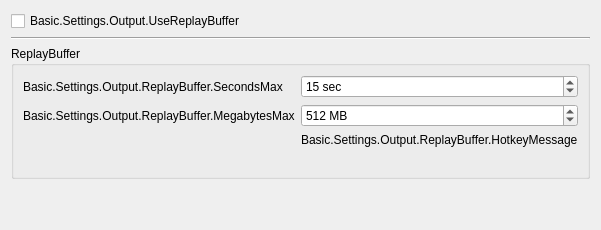
                   <widget class="QWidget" name="advOutputReplayTab">
                    <attribute name="title">
                     <string>ReplayBuffer</string>
                    </attribute>
                    <layout class="QVBoxLayout" name="verticalLayout_22">
                     <item>
                      <widget class="QCheckBox" name="advReplayBuf">
                       <property name="text">
                        <string>Basic.Settings.Output.UseReplayBuffer</string>
                       </property>
                      </widget>
                     </item>
                     <item>
                      <widget class="Line" name="line_4">
                       <property name="orientation">
                        <enum>Qt::Horizontal</enum>
                       </property>
                      </widget>
                     </item>
                     <item>
                      <widget class="QGroupBox" name="advReplayBufferGroupBox">
                       <property name="sizePolicy">
                        <sizepolicy hsizetype="Preferred" vsizetype="Maximum">
                         <horstretch>0</horstretch>
                         <verstretch>0</verstretch>
                        </sizepolicy>
                       </property>
                       <property name="title">
                        <string>ReplayBuffer</string>
                       </property>
                       <property name="flat">
                        <bool>false</bool>
                       </property>
                       <property name="checkable">
                        <bool>false</bool>
                       </property>
                       <layout class="QFormLayout" name="formLayout_30">
                        <item row="0" column="0">
                         <widget class="QLabel" name="advRBSecMaxLabel">
                          <property name="text">
                           <string>Basic.Settings.Output.ReplayBuffer.SecondsMax</string>
                          </property>
                         </widget>
                        </item>
                        <item row="0" column="1">
                         <widget class="QSpinBox" name="advRBSecMax">
                          <property name="suffix">
                           <string notr="true"> sec</string>
                          </property>
                          <property name="minimum">
                           <number>5</number>
                          </property>
                          <property name="maximum">
                           <number>21600</number>
                          </property>
                          <property name="value">
                           <number>15</number>
                          </property>
                         </widget>
                        </item>
                        <item row="2" column="1">
                         <widget class="QLabel" name="advRBHotkeyLabel">
                          <property name="text">
                           <string>Basic.Settings.Output.ReplayBuffer.HotkeyMessage</string>
                          </property>
                         </widget>
                        </item>
                        <item row="3" column="1">
                         <widget class="QLabel" name="advRBEstimate">
                          <property name="text">
                           <string notr="true"/>
                          </property>
                         </widget>
                        </item>
                        <item row="1" column="1">
                         <widget class="QSpinBox" name="advRBMegsMax">
                          <property name="suffix">
                           <string> MB</string>
                          </property>
                          <property name="minimum">
                           <number>20</number>
                          </property>
                          <property name="maximum">
                           <number>8192</number>
                          </property>
                          <property name="value">
                           <number>512</number>
                          </property>
                         </widget>
                        </item>
                        <item row="1" column="0">
                         <widget class="QLabel" name="advRBMegsMaxLabel">
                          <property name="text">
                           <string>Basic.Settings.Output.ReplayBuffer.MegabytesMax</string>
                          </property>
                         </widget>
                        </item>
                       </layout>
                      </widget>
                     </item>
                     <item>
                      <spacer name="verticalSpacer">
                       <property name="orientation">
                        <enum>Qt::Vertical</enum>
                       </property>
                       <property name="sizeHint" stdset="0">
                        <size>
                         <width>20</width>
                         <height>40</height>
                        </size>
                       </property>
                      </spacer>
                     </item>
                    </layout>
                   </widget>
